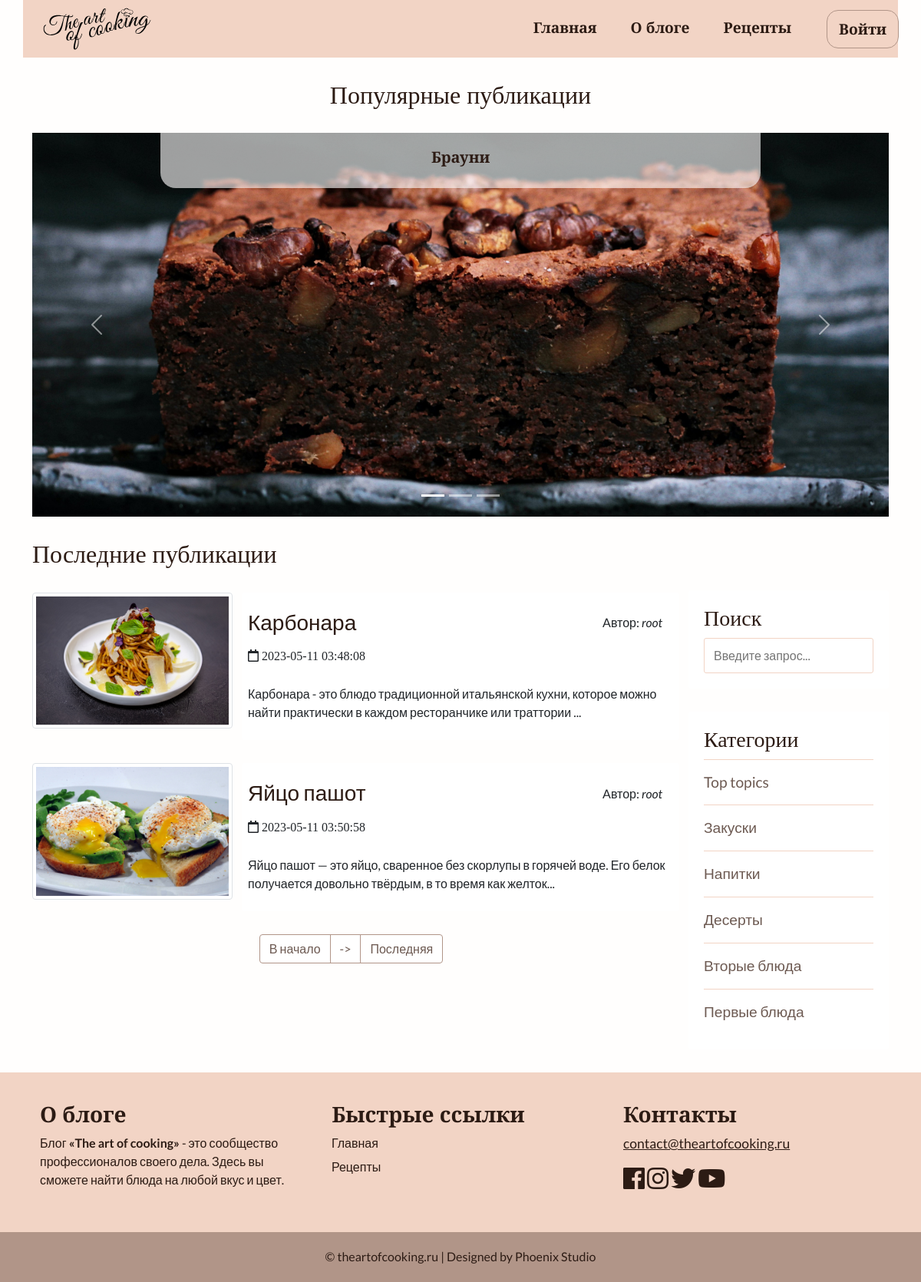
The page / on the database its author committed.
### tables this page shows
CREATE TABLE `posts` (
  `id` int NOT NULL,
  `id_user` int NOT NULL,
  `title` varchar(255) NOT NULL,
  `img` varchar(255) NOT NULL,
  `content` text NOT NULL,
  `status` tinyint NOT NULL,
  `id_topic` int DEFAULT NULL,
  `created_date` datetime NOT NULL DEFAULT CURRENT_TIMESTAMP
);

CREATE TABLE `users` (
  `id` int NOT NULL,
  `admin` tinyint NOT NULL,
  `username` varchar(255) NOT NULL,
  `email` varchar(255) NOT NULL,
  `password` varchar(255) NOT NULL,
  `created` timestamp NOT NULL DEFAULT CURRENT_TIMESTAMP
);

CREATE TABLE `topics` (
  `id` int NOT NULL,
  `name` varchar(121) NOT NULL,
  `description` text NOT NULL
);

### app/database/db.php (called while the page is built, shortened)
<?php
require 'connect.php';
function dbCheckError($query){
    $errInfo = $query->errorInfo();
    return true;
}
function selectAll($table, $params = []){
    global $pdo;
    $sql = "SELECT * FROM $table";
    $query = $pdo->prepare($sql);
    $query->execute();
    return $query->fetchAll();
}
function selectAllFromPostsWithUsersOnIndex($table1, $table2, $limit, $offset){
    global $pdo;
    $sql = "SELECT p.*, u.username FROM $table1 AS p JOIN $table2 AS u ON p.id_user = u.id WHERE p.status=1 LIMIT $limit OFFSET $offset";
    $query = $pdo->prepare($sql);
    $query->execute();
    return $query->fetchAll();
}
function selectTopTopicFromPostsOnIndex($table1){
    global $pdo;
    $sql = "SELECT * FROM $table1 WHERE id_topic = 18";
    $query = $pdo->prepare($sql);
    $query->execute();
    return $query->fetchAll();
}

### app/controllers/topics.php (called while the page is built, shortened)
<?php
include SITE_ROOT . "/app/database/db.php";
$topics = selectAll('topics');

### index.php (the view, shortened to what this page needs)
<?php
    include "app/controllers/topics.php";
    $page = isset($_GET['page']) ? $_GET['page']: 1;
    $limit = 2;
    $offset = $limit * ($page - 1);
    $posts = selectAllFromPostsWithUsersOnIndex('posts', 'users', $limit, $offset);
    $topTopic = selectTopTopicFromPostsOnIndex('posts');
?>
<!doctype html>
<html lang="en">
<head>
    <link href="https://cdn.jsdelivr.net/npm/bootstrap@5.0.0-beta2/dist/css/bootstrap.min.css" rel="stylesheet"
>
    <link rel="stylesheet" href="https://use.fontawesome.com/releases/v5.7.2/css/all.css"
>
    <link rel="stylesheet" href="assets/css/style.css">
</head>
<body>
    <?php include("app/include/header.php"); ?>
    <main>
        <div class="container">
            <div class="row">
                <h2 class="slider-title text-center">Популярные публикации</h2>
            </div>
            <div id="carouselExampleIndicators" class="carousel slide" data-bs-ride="carousel">
                <div class="carousel-indicators">
                    <button type="button" data-bs-target="#carouselExampleIndicators" data-bs-slide-to="0"
                        class="active" aria-current="true" aria-label="Slide 1"></button>
                    <button type="button" data-bs-target="#carouselExampleIndicators" data-bs-slide-to="1"
                        aria-label="Slide 2"></button>
                    <button type="button" data-bs-target="#carouselExampleIndicators" data-bs-slide-to="2"
                        aria-label="Slide 3"></button>
                </div>
                <div class="carousel-inner" style="height: 500px !important;">
                    <?php foreach ($topTopic as $key => $post): ?>
                    <?php if($key == 0):?>
                    <div class="carousel-item active">
                        <?php else: ?>
                        <div class="carousel-item">
                            <?php endif; ?>
                            <a href="<?=BASE_URL . 'single.php?post=' . $post['id'];?>">
                                <img src="<?=BASE_URL . 'assets/images/posts/' . $post['img'] ?>"
                                    alt="<?=$post['title']?>" class="d-block w-100">
                                <div class="carousel-caption d-none d-md-block">
                                    <h5><?=substr($post['title'], 0, 120)?></h5>
                                </div>
                            </a>
                        </div>
                        <?php endforeach; ?>
                    </div>
                    <button class="carousel-control-prev" type="button" data-bs-target="#carouselExampleIndicators"
                        data-bs-slide="prev">
                        <span class="carousel-control-prev-icon" aria-hidden="true"></span>
                    </button>
                    <button class="carousel-control-next" type="button" data-bs-target="#carouselExampleIndicators"
                        data-bs-slide="next">
                        <span class="carousel-control-next-icon" aria-hidden="true"></span>
                    </button>
                </div>
            </div>
            <div class="container">
                <div class="content row">
                    <div class="main-content col-md-9 col-12">
                        <h2>Последние публикации</h2>
                        <?php foreach ($posts as $post): ?>
                        <div class="post row">
                            <div class="img col-12 col-md-4">
                                <img src="<?=BASE_URL . 'assets/images/posts/' . $post['img'] ?>"
                                    alt="<?=$post['title']?>" class="img-thumbnail">
                            </div>
                            <div class="post_text col-12 col-md-8">
                                <div class="post-name"
                                    style="display: flex; justify-content:space-between; align-items: center;">
                                    <h3><a
                                            href="<?=BASE_URL . 'single.php?post=' . $post['id'];?>"><?=substr($post['title'], 0, 80)?></a>
                                    </h3>
                                    <p class="author">Aвтор: <i><?=$post['username'];?></i></p>
                                </div>
                                <i class="far fa-calendar"> <?=$post['created_date'];?></i>
                                <p class="preview-text">
                                    <?=mb_substr($post['content'], 0, 125, 'UTF-8'). '...'  ?>
                                </p>
                            </div>
                        </div>
                        <?php endforeach; ?>
                        <?php include("app/include/pagination.php"); ?>
                    </div>
                    <div class="sidebar col-md-3 col-12">
                        <div class="section search">
                            <h3>Поиск</h3>
                            <form action="search.php" method="post">
                                <input type="text" name="search-term" class="text-input"
                                    placeholder="Введите запрос...">
                            </form>
                        </div>
                        <div class="section topics">
                            <h3>Категории</h3>
                            <ul>
                                <?php foreach ($topics as $key => $topic): ?>
                                <li>
                                    <a
                                        href="<?=BASE_URL . 'category.php?id=' . $topic['id']; ?>"><?=$topic['name']; ?></a>
                                </li>
                                <?php endforeach; ?>
                            </ul>
                        </div>
                    </div>
                </div>
            </div>
    </main>
    <?php include("app/include/footer.php"); ?>
</body>
</html>

### assets/css/style.css (style rules this page uses)
* { font-family: 'Lato', sans-serif; }
html, h1, h2, h3, h4, h5, h6 { font-family: "Playfair Display"; color: #2C1B14; }
body { background: #fffefd; display: flex; min-height: 100vh; flex-direction: column; }
a { text-decoration: none; color: inherit; }
main { flex: 1; }
.slider-title { margin: 30px 0; }
.carousel-inner { width:100%; }
.carousel-caption { top: 0; bottom: auto; color: white; background-color: #fffefd9c; border-radius: 0px 0px 20px 20px; }
.carousel-caption h5 { font-weight: 600; }
.main-content h2 { margin: 30px 0; }
.main-content .post { margin-bottom: 30px; }
.main-content .post_text { background: #ffffff; padding: 8px; border-radius: 3px; }
.main-content .post_text h3 { margin: 14px 0; }
.main-content .post_text i { margin: 0px 14px 14px 0; }
.main-content .author { margin: 0; }
.search { margin-top: 96px; }
input { padding: 10px 12px; display: block; width: 100%; border-radius: 3px; border: 1px solid #F2D4C5; line-height: 1.5rem; font-size: 1rem; }
.sidebar .section { background: #ffffff; padding: 20px; border-radius: 3px; margin-bottom: 30px; }
.sidebar .topics ul { margin: 0px; padding: 0px; list-style: none; }
.sidebar .topics ul li a { display: block; padding: 15px 0px 15px 0px; border-top: 1px solid #F2D4C5; transition: all 0.3s; text-decoration: none; font-weight: 500; color: #6d5a52; font-size: 1.2em; }

### rows shown on the page
posts: img (picture), title "Брауни"
posts: img (picture), title "Карбонара", id_user.username "root", created_date "2023-05-11 03:48:08", content "Карбонара - это блюдо традиционной итальянской кухни, которое можно найти практически в каждом ресторанчике или траттории"
posts: img (picture), title "Яйцо пашот", id_user.username "root", created_date "2023-05-11 03:50:58", content "Яйцо пашот — это яйцо, сваренное без скорлупы в горячей воде. Его белок получается довольно твёрдым, в то время как желток"
topics: name "Top topics"
topics: name "Закуски"
topics: name "Напитки"
topics: name "Десерты"
topics: name "Вторые блюда"
topics: name "Первые блюда"
